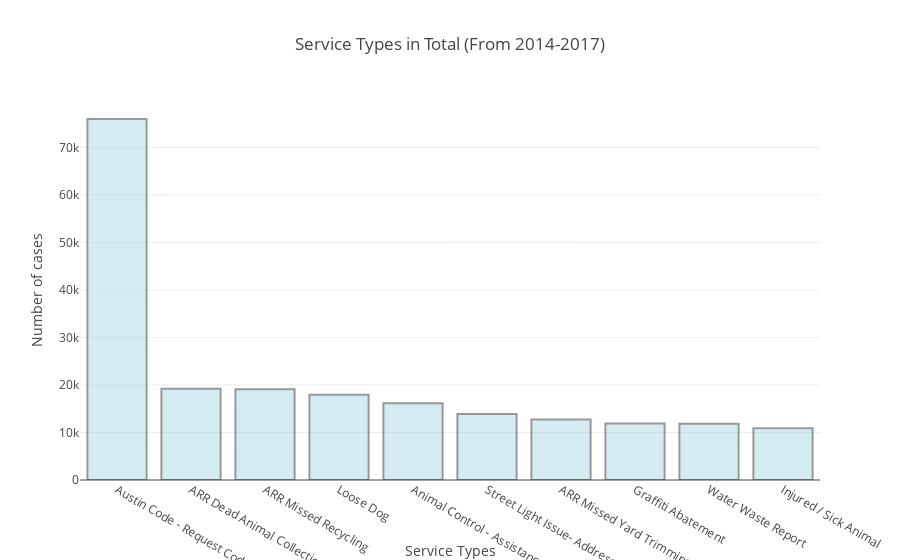

Notebook code for this chart:
### Code cell
number= {'type' : 'bar',
                     'x' : temp.sr_description,
                     'y' : temp["count"],
                     'marker' : {'color' : 'lightblue',
                                'line' : {'color' : '#333',
                                          'width' : 2}},
                     'opacity' : 0.5,}
                     

layout = {'title' : "Service Types in Total (From 2014-2017)",
         'xaxis' : {'title' : 'Service Types'},
         'yaxis' : {'title' : 'Number of cases'},
         }
fig = {'data' : [number],
      'layout' : layout}
pyo.iplot(fig)

### Figure 1 — Plotly figure (JSON) as saved in the notebook; plotly's stock layout.template omitted (floating-point values rounded to 4 significant figures)
{"data": [{"marker": {"color": "lightblue", "line": {"color": "#333", "width": 2}}, "opacity": 0.5, "type": "bar", "x": ["Austin Code - Request Code Officer", "ARR Dead Animal Collection", "ARR Missed Recycling", "Loose Dog", "Animal Control - Assistance Request", "Street Light Issue- Address", "ARR Missed Yard Trimmings /Organics", "Graffiti Abatement", "Water Waste Report", "Injured / Sick Animal"], "y": [75968, 19227, 19082, 17915, 16163, 13865, 12749, 11883, 11847, 10888]}], "layout": {"title": "Service Types in Total (From 2014-2017)", "xaxis": {"title": "Service Types"}, "yaxis": {"title": "Number of cases"}}}
